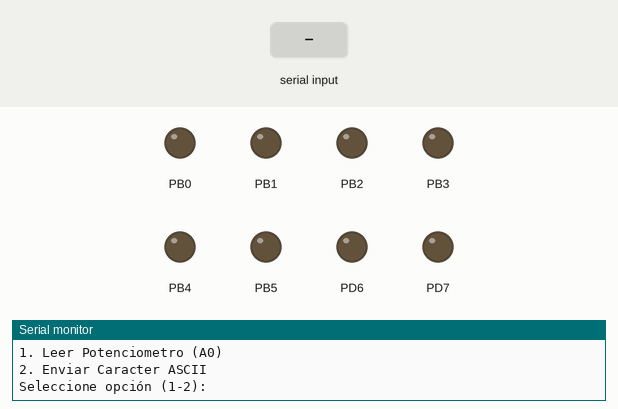
Simulated run of this program. Board: ATmega328P, built with avr-gcc and emulated at 16 MHz. On the bench: output pins drawn as LEDs (lit = HIGH), the last lines printed to the serial monitor. The test bench sets the inputs (shaded band).

Above: at 1.2 s.
1.3 s: "1" received over Serial
2.8 s: "2" received over Serial
4.3 s: "0" received over Serial
At 5.1 s:
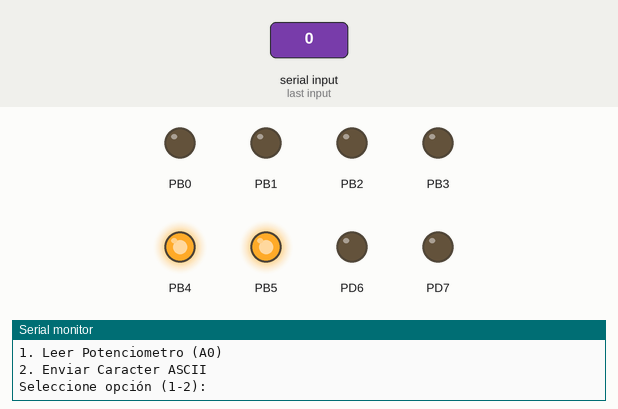
Timing chart, 0 to 7.3 s (numbered marks = the images above; inputs shaded):
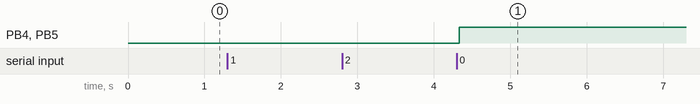

Measured:
- after the input at 4.3 s, PB4, PB5: LOW → HIGH at once

The program:

main.c
```c
/*
 * Laboratorio6.c
 *
 * Created: 25/04/2025 12:08:10 p. m.
 * Author : David Carranza
 */


#define F_CPU 16000000UL
#include <avr/io.h>
#include <util/delay.h>
#include <avr/interrupt.h>

// Configuración
#define BAUD 9600
#define MYUBRR F_CPU/16/BAUD-1

// Configuración de LEDs
#define LED_PORTB_MASK 0x3F  // B0-B5 (00111111)
#define LED_PORTD_MASK 0xC0   // D6-D7 (11000000)

// Prototipos de funciones
void UART_Init(unsigned int ubrr);
void UART_Transmit(unsigned char data);
void cadena(const char txt[]);
unsigned char UART_Receive(void);
void show_on_leds(unsigned char value);
uint16_t read_potenciometer(void);
void display_menu(void);
void my_itoa(uint16_t value, char* buffer, uint8_t base); //Función itoa

// Inicialización UART
void UART_Init(unsigned int ubrr) {
    UBRR0H = (unsigned char)(ubrr >> 8);
    UBRR0L = (unsigned char)ubrr;
    UCSR0B = (1 << TXEN0) | (1 << RXEN0);
    UCSR0C = (1 << UCSZ01) | (1 << UCSZ00);
}

// Función optimizada para enviar cadenas
void cadena(const char txt[]) {
    while(*txt != '\0') {
        while(!(UCSR0A & (1 << UDRE0))); // Esperar buffer vacío
        UDR0 = *txt++;
    }
}

// Transmitir un carácter
void UART_Transmit(unsigned char data) {
    while(!(UCSR0A & (1 << UDRE0)));
    UDR0 = data;
}

// Recibir un carácter
unsigned char UART_Receive(void) {
    while(!(UCSR0A & (1 << RXC0)));
    return UDR0;
}

// Mostrar valor en LEDs (B0-B5 y D6-D7)
void show_on_leds(unsigned char value) {
    PORTB = value & LED_PORTB_MASK;
    PORTD = (PORTD & ~LED_PORTD_MASK) | (value & LED_PORTD_MASK);
}

// Leer potenciómetro en A0
uint16_t read_potentiometer(void) {
	ADMUX = (1 << REFS0) | (0 << MUX0); // Configura AVcc como referencia y ADC0 (A0)
	ADCSRA = (1 << ADEN) | (1 << ADSC) | (1 << ADPS2) | (1 << ADPS1) | (1 << ADPS0); // Iniciar conversión
	while(ADCSRA & (1 << ADSC)); // Esperar conversión
	return ADC; // Retornar valor entre 0 - 1023
}

// Mostrar Menú
void display_menu(void) {
	cadena("\r\n=== MENU PRINCIPAL ===");
	cadena("\r\n1. Leer Potenciometro (A0)");
	cadena("\r\n2. Enviar Caracter ASCII");
	cadena("\r\nSeleccione opción (1-2): ");
}

// Función itoa
void my_itoa(uint16_t value, char* buffer, uint8_t base) {
	char* p = buffer;
	uint16_t shifter = value;

	do {
		*p++ = "0123456789ABCDEF"[shifter % base];
		shifter /= base;
	} while(shifter);

	*p = '\0';

	// Invertir la cadena
	char *start = buffer, *end = p-1;
	while(start < end) {
		char temp = *start;
		*start++ = *end;
		*end-- = temp;
	}
}

int main(void) {
    // Inicializar UART
    UART_Init(MYUBRR);

    // Configurar LEDs
    DDRB = LED_PORTB_MASK;
    DDRD |= LED_PORTD_MASK;

    // Configurar ADC
    ADCSRA = (1 << ADEN) | (1 << ADPS2) | (1 << ADPS1) | (1 << ADPS0);

    // Mensaje inicial
    cadena("\r\nSistema UART con menu interactivo\r\n");

    while(1) {
	    display_menu();

	    unsigned char option = UART_Receive();
	    UART_Transmit(option); // Eco

	    switch(option) {
		    case '1': {
			    uint16_t pot_value = read_potentiometer();
			    cadena("\r\nValor potenciometro: ");

			    // Convertir valor a ASCII y enviar
			    char buffer[10];
			    my_itoa(pot_value, buffer, 10);
			    cadena(buffer);

			    // Mostrar en LEDs (solo bits bajos)
			    show_on_leds(pot_value & 0xFF);
			    break;
		    }

			case '2': {
				cadena("\r\nIngrese caracter ASCII: ");
				unsigned char ascii_char = UART_Receive();

				cadena("\r\nCaracter enviado: ");
				UART_Transmit(ascii_char);
				cadena(" (Decimal: ");

				// Mostrar valor decimal
				char dec_buffer[4];
				my_itoa(ascii_char, dec_buffer, 10);
				cadena(dec_buffer);
				cadena(")");

				// Mostrar en LEDs
				show_on_leds(ascii_char);
				break;
			}
			default:
				cadena("\r\nOpcion no valida!");
				break;
		 }

		 _delay_ms(100); // Pequeña pausa antes de mostrar menú nuevamente

	}

	 return 0;
 }    
```
